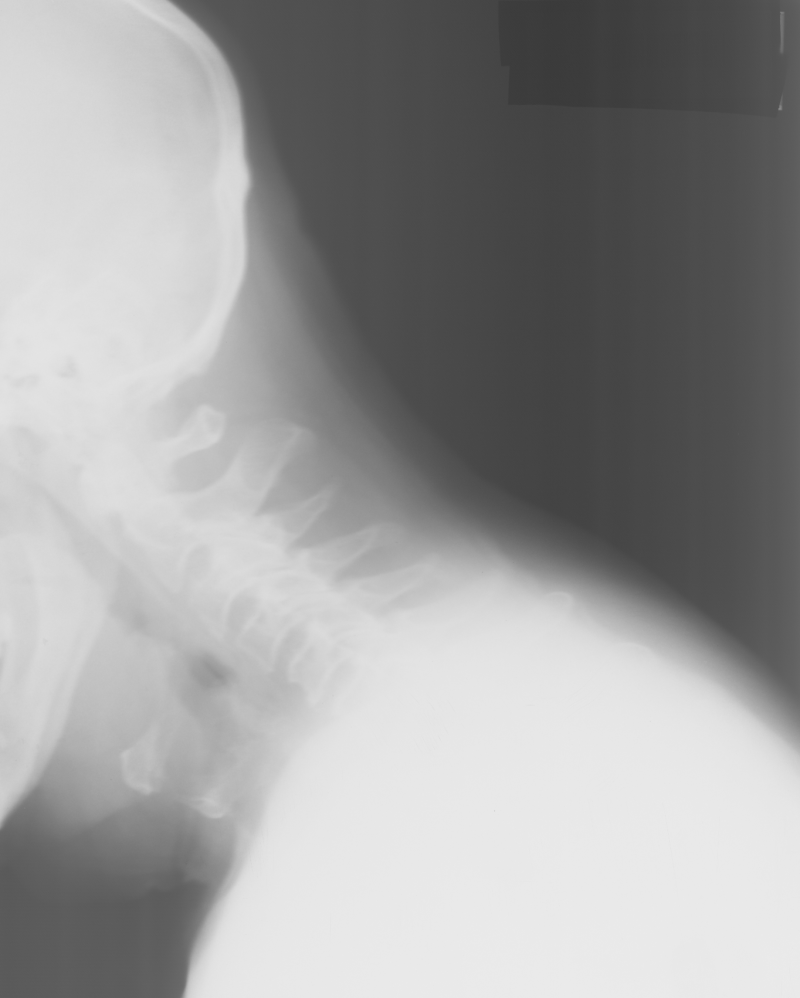
#> input picture Exercise 3/data/vertebra.png, 800 x 998 px, found by its file name
$ python Ex3.py
#> lines starting #> are read from the running program, lines starting #| are printed output that depends on the picture; after the words box and inside, x2 and y2 are one past the last pixel; in counts of white or black regions, pixels touching at a corner belong together; long printed decimals are rounded
import cv2
import numpy as np
from skimage import color, io
import matplotlib.pyplot as plt

from skimage.util import img_as_float
from skimage.util import img_as_ubyte
from skimage.filters import threshold_otsu

path = "Exercise 3/data/"

img = io.imread(path + "vertebra.png")
#> img is the input picture: shape (998, 800); min 57, max 235, mean 156.2

# [9 lines of commented-out code are left out]

print(img.dtype)
#| uint8
min = np.min(img)
#> min = 57
max = np.max(img)
#> max = 235

print("UNIT8. Min value:", min, "Max value:", max)
#| UNIT8. Min value: 57 Max value: 235

#-------------------- img_as_float --------------------#
img_float = img_as_float(img)
min = np.min(img_float)
#> min = 0.224
max = np.max(img_float)
#> max = 0.922

print("FLOAT. Min value:", min, "Max value:", max)
#| FLOAT. Min value: 0.2235 Max value: 0.9216

#-------------------- img_as_float --------------------#
img_ubyte = img_as_ubyte(img_float)
min = np.min(img_ubyte)
#> min = 57
max = np.max(img_ubyte)
#> max = 235

print("UBYTE. Min value:", min, "Max value:", max)
#| UBYTE. Min value: 57 Max value: 235

#------------------------------------------------------#
#----------------- HISTOGRAM STRTCHING ----------------#
#------------------------------------------------------#

def histogram_stretch(img_in):
    """
    Stretches the histogram of an image
    :param img_in: Input image
    :return: Image, where the histogram is stretched so the min values is 0 and the maximum value 255
    """
    # img_as_float will divide all pixel values with 255.0
    img_float = img_as_float(img_in)
    min_val = img_float.min()
#> min_val = 0.224
    max_val = img_float.max()
#> max_val = 0.922
    min_desired = 0.0
    max_desired = 1.0

    # Do something here

    num = max_desired - min_desired
    den = max_val - min_val
#> den = 0.698

    img_out = (num/den)*(img_float - min_val) + min_desired
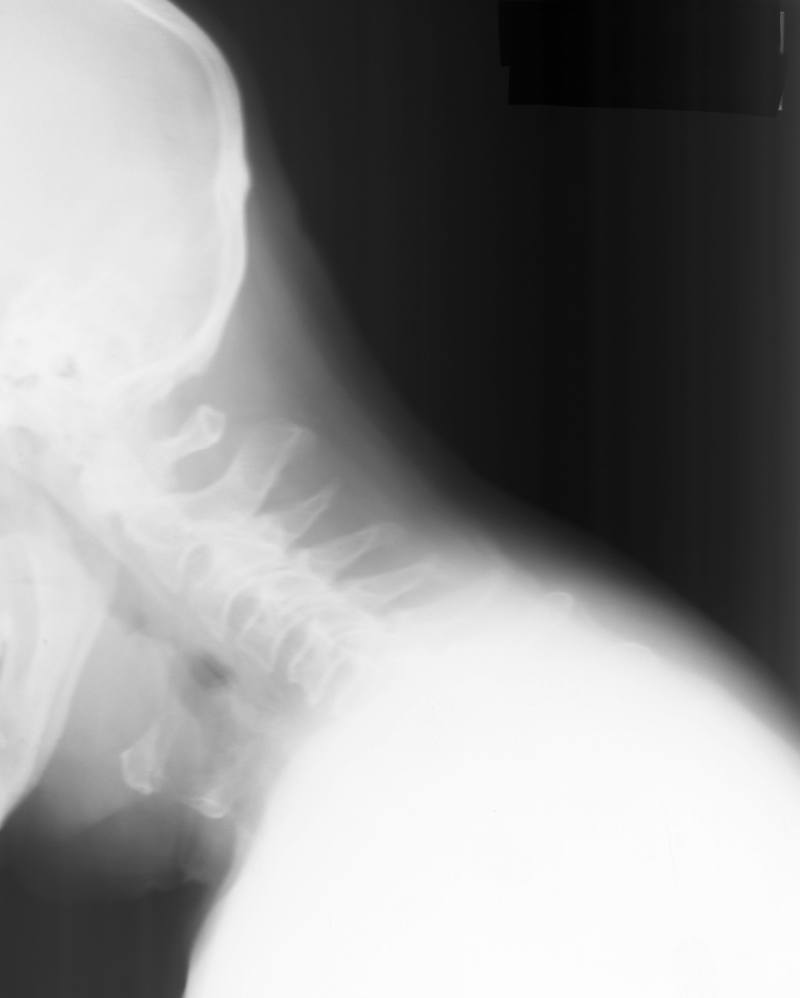
#> img_out: shape (998, 800) float64; min 0, max 1, mean 0.557

    # img_as_ubyte will multiply all pixel values with 255.0 before converting to unsigned byte
    return img_as_ubyte(img_out)

img_out = histogram_stretch(img)

# f, axarr = plt.subplots(2)
# axarr[0].imshow(img)
# axarr[1].imshow(img_out)
# plt.show()

min = np.min(img_out)
#> min = 0
max = np.max(img_out)
#> max = 255

print("HISTOGRAM. Min value:", min, "Max value:", max)
#| HISTOGRAM. Min value: 0 Max value: 255

#------------------------------------------------------#
#----------------- HISTOGRAM STRTCHING ----------------#
#------------------------------------------------------#

def gamma_map(img, gamma):

#> called with gamma = 10
    img_float = img_as_float(img)
    img_out = np.power(img_float, gamma)
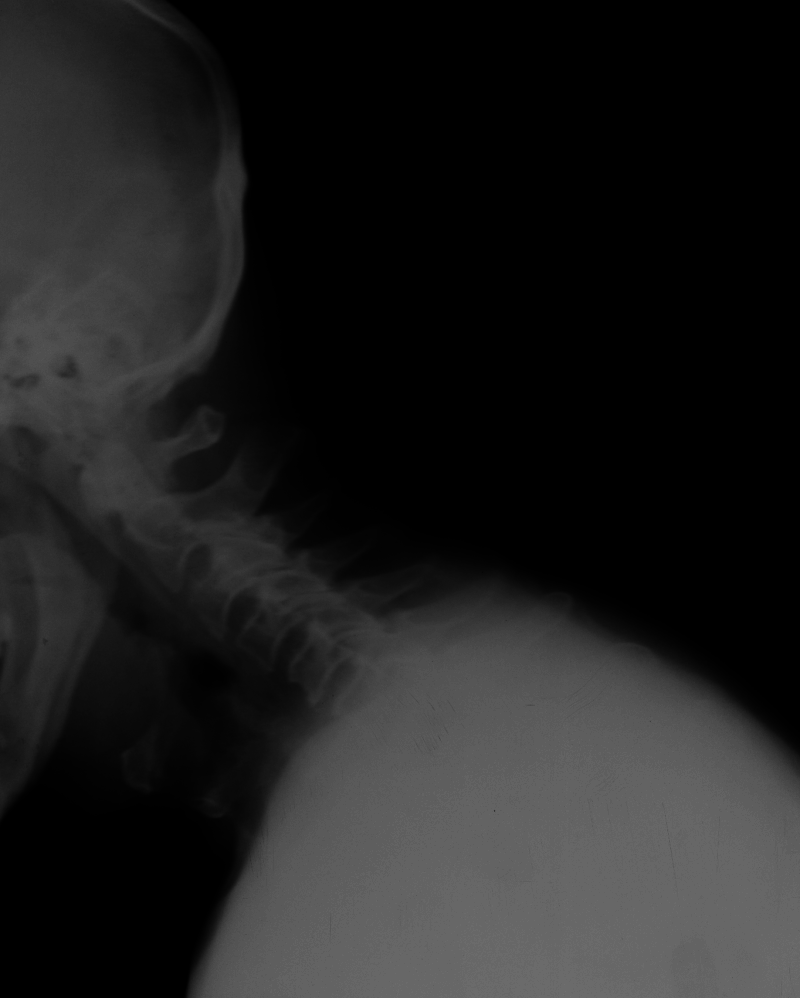
#> img_out: shape (998, 800) float64; min 3.11e-07, max 0.442, mean 0.124
    return img_as_ubyte(img_out)

img_gamma = gamma_map(img, 10)

# f, axarr = plt.subplots(2)
# axarr[0].imshow(img)
# axarr[1].imshow(img_gamma)
# plt.show()

#------------------------------------------------------#
#----------------- IMAGE SEGMENTATION -----------------#
#------------------------------------------------------#

def threshold_image(img_in, thres):

#> called with thres = 50
    img_out = img_in > thres
#> img_out: shape (998, 800) bool; every value is 1
    return img_as_ubyte(img_out)
#> returned value: shape (998, 800); every value is 255

img_thres = threshold_image(img, 50)
# f, axarr = plt.subplots(2)
# axarr[0].imshow(img)
# axarr[1].imshow(img_thres)
# plt.show()

#------------------------------------------------------#
#-------------------- OTSU'S METHOD -------------------#
#------------------------------------------------------#

thres_new = threshold_otsu(img)
#> thres_new = 148
img_otsu = threshold_image(img, thres = thres_new)
#> call 2 of threshold_image, with thres = 148
#> in threshold_image (call 2), `img_out = img_in > thres`:
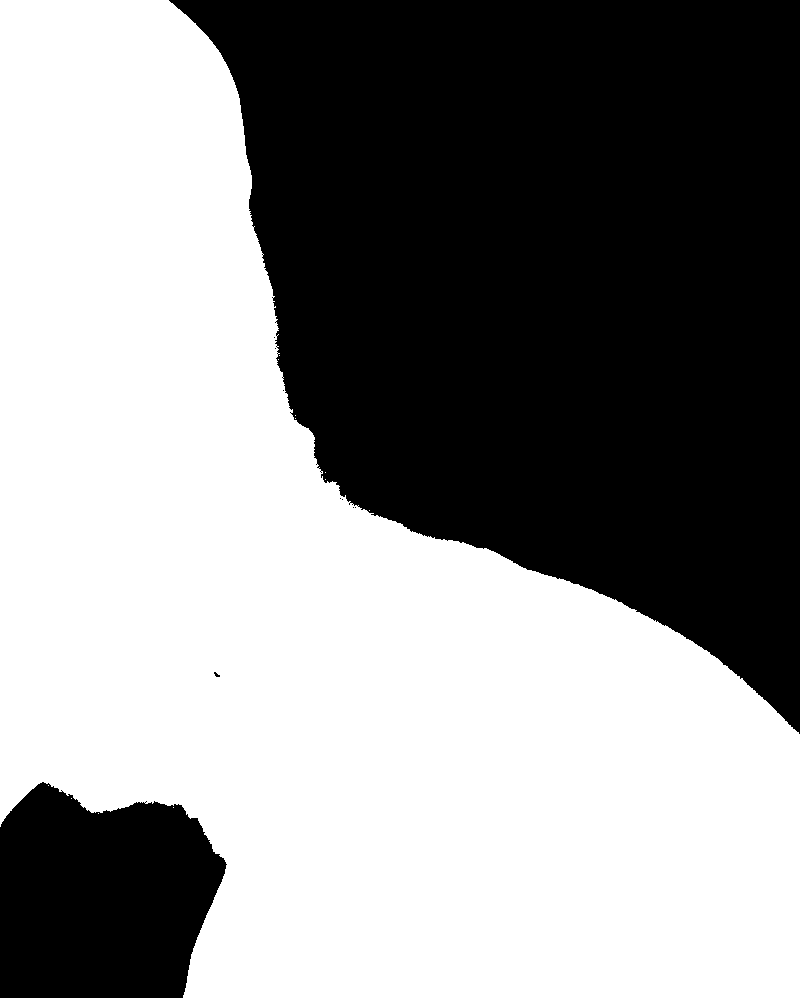
#> img_out: shape (998, 800) bool; 56% white; 10 black regions (8 under 20 px), largest, box (x1, y1, x2, y2) and area: (169, 0, 800, 734) 311456, (0, 782, 227, 998) 39669
img_otsu = img_as_ubyte(img_otsu)

print(img_otsu.dtype)
#| uint8

# f, axarr = plt.subplots(nrows=1, ncols = 2, figsize = (12, 5))
# axarr[0].imshow(img)
# axarr[1].imshow(img_otsu)
# plt.show()

#------------------------------------------------------#
#-------------------- Exercise 12 ---------------------#
#------------------------------------------------------#

photo = io.imread(path + "dark_background.png")
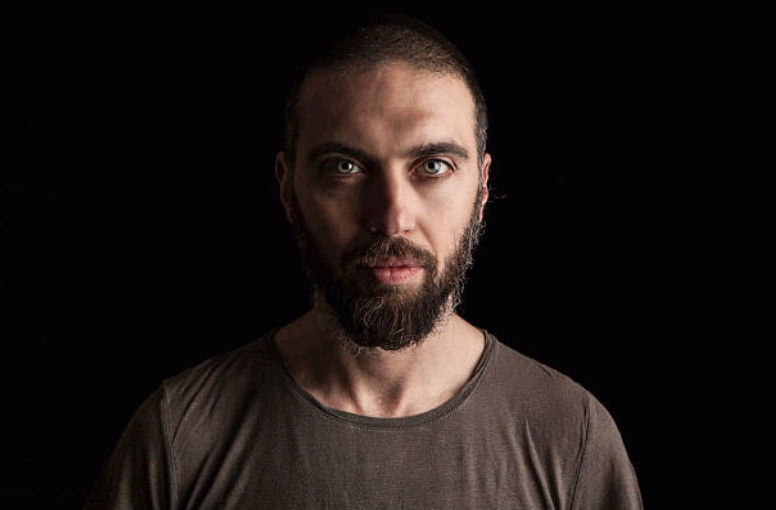
#> input picture Exercise 3/data/dark_background.png, 776 x 510 px, found by its file name
#> photo is the input picture: shape (510, 776, 3); mean R, G, B 31, 23.2, 21.8
photo_gray = cv2.cvtColor(photo, cv2.COLOR_BGR2GRAY).astype(np.float32)
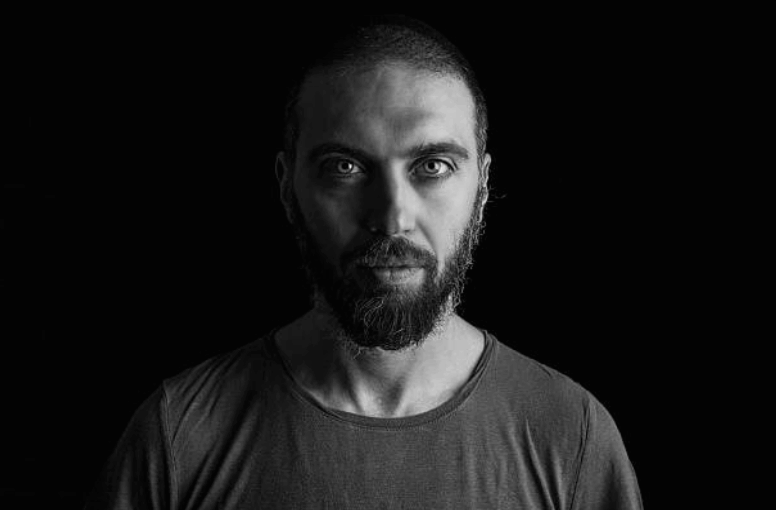
#> photo_gray: shape (510, 776) float32; min 0, max 243, mean 23.8
photo_bin = threshold_image(photo_gray, 20)
#> call 3 of threshold_image, with thres = 20
#> in threshold_image (call 3), `img_out = img_in > thres`:
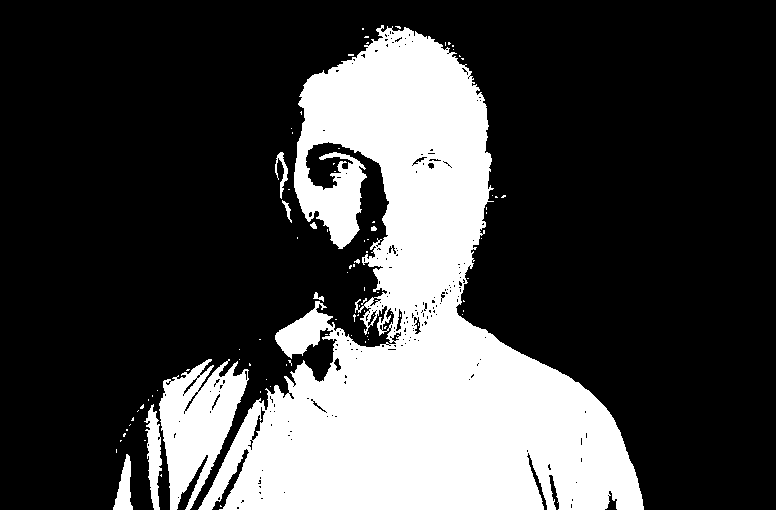
#> img_out: shape (510, 776) bool; 27.4% white; 90 white regions (81 under 20 px), largest, box (x1, y1, x2, y2) and area: (198, 25, 644, 510) 98822, (159, 359, 249, 510) 7431, (144, 404, 162, 510) 1031

# f, axarr = plt.subplots(nrows=1, ncols = 2, figsize = (12, 5))
# axarr[0].imshow(photo)
# axarr[1].imshow(photo_bin)
# plt.show()


#------------------------------------------------------#
#-------------------- Exercise 13 ---------------------#
#------------------------------------------------------#

#> (the run stopped early here; a loop or call above may not have finished)
